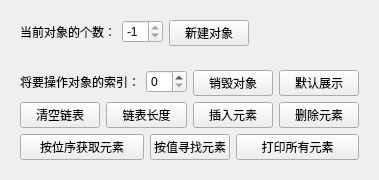
             <widget class="QWidget" name="linkedListPage">
              <attribute name="title">
               <string notr="true">链表</string>
              </attribute>
              <layout class="QFormLayout" name="formLayout_2">
               <item row="0" column="0">
                <widget class="QWidget" name="linkedListInfoWidget" native="true">
                 <layout class="QGridLayout" name="gridLayout_3">
                  <item row="0" column="0">
                   <layout class="QGridLayout" name="linkedListInfoGridLayout">
                    <item row="0" column="0">
                     <layout class="QFormLayout" name="linkedListCountFormLayout">
                      <item row="0" column="0">
                       <widget class="QLabel" name="linkedListCountLabel">
                        <property name="text">
                         <string notr="true">当前对象的个数：</string>
                        </property>
                       </widget>
                      </item>
                      <item row="0" column="1">
                       <widget class="QSpinBox" name="linkedListCountSpinBox">
                        <property name="readOnly">
                         <bool>true</bool>
                        </property>
                        <property name="prefix">
                         <string notr="true"/>
                        </property>
                        <property name="minimum">
                         <number>-1</number>
                        </property>
                        <property name="value">
                         <number>-1</number>
                        </property>
                       </widget>
                      </item>
                     </layout>
                    </item>
                    <item row="0" column="1">
                     <widget class="QPushButton" name="linkedListCreateObjectPushButton">
                      <property name="text">
                       <string notr="true">新建对象</string>
                      </property>
                     </widget>
                    </item>
                   </layout>
                  </item>
                 </layout>
                </widget>
               </item>
               <item row="1" column="0">
                <widget class="QWidget" name="linkedListOptionWidget" native="true">
                 <property name="enabled">
                  <bool>true</bool>
                 </property>
                 <layout class="QGridLayout" name="gridLayout_2">
                  <item row="0" column="0" colspan="3">
                   <layout class="QFormLayout" name="linkedListIndexFormLayout">
                    <item row="0" column="0">
                     <widget class="QLabel" name="linkedListIndexLabel">
                      <property name="text">
                       <string notr="true">将要操作对象的索引：</string>
                      </property>
                     </widget>
                    </item>
                    <item row="0" column="1">
                     <widget class="QSpinBox" name="linkedListIndexSpinBox"/>
                    </item>
                   </layout>
                  </item>
                  <item row="0" column="3" colspan="2">
                   <widget class="QPushButton" name="linkedListDestoryObjectPushButton">
                    <property name="text">
                     <string notr="true">销毁对象</string>
                    </property>
                   </widget>
                  </item>
                  <item row="0" column="5">
                   <widget class="QPushButton" name="linkedListDefaultShowObjectPushButton">
                    <property name="enabled">
                     <bool>true</bool>
                    </property>
                    <property name="text">
                     <string notr="true">默认展示</string>
                    </property>
                   </widget>
                  </item>
                  <item row="1" column="0">
                   <widget class="QPushButton" name="linkedListClearListPushButton">
                    <property name="text">
                     <string notr="true">清空链表</string>
                    </property>
                   </widget>
                  </item>
                  <item row="1" column="1" colspan="2">
                   <widget class="QPushButton" name="linkedListLengthPushButton">
                    <property name="text">
                     <string notr="true">链表长度</string>
                    </property>
                   </widget>
                  </item>
                  <item row="1" column="3" colspan="2">
                   <widget class="QPushButton" name="linkedListInsertPushButton">
                    <property name="text">
                     <string notr="true">插入元素</string>
                    </property>
                   </widget>
                  </item>
                  <item row="1" column="5">
                   <widget class="QPushButton" name="linkedListDeletePushButton">
                    <property name="text">
                     <string notr="true">删除元素</string>
                    </property>
                   </widget>
                  </item>
                  <item row="2" column="0" colspan="2">
                   <widget class="QPushButton" name="linkedListGetElemPushButton">
                    <property name="text">
                     <string notr="true">按位序获取元素</string>
                    </property>
                   </widget>
                  </item>
                  <item row="2" column="2" colspan="2">
                   <widget class="QPushButton" name="linkedListLocateElemPushButton">
                    <property name="text">
                     <string notr="true">按值寻找元素</string>
                    </property>
                   </widget>
                  </item>
                  <item row="2" column="4" colspan="2">
                   <widget class="QPushButton" name="linkedListPrintAllElemPushButton">
                    <property name="text">
                     <string notr="true">打印所有元素</string>
                    </property>
                   </widget>
                  </item>
                 </layout>
                </widget>
               </item>
              </layout>
             </widget>
